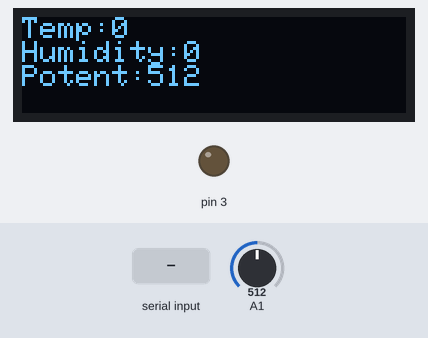
Bench run of a sketch on a simulated Arduino Uno, built with avr-gcc and run on an emulated ATmega328P. Parts: 128×32 one-colour display, output pins drawn as LEDs (lit = HIGH). The test bench sets the inputs (shaded band); at power-on: A1 = 512. What the sketch prints to the serial monitor is not drawn.

Above: at 1.9 s.
2.0 s: "90,45\n" received over Serial
At 3.6 s:
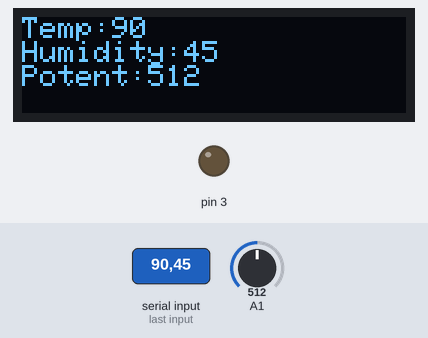
4.6 s: A1 set to 98
At 5.9 s:
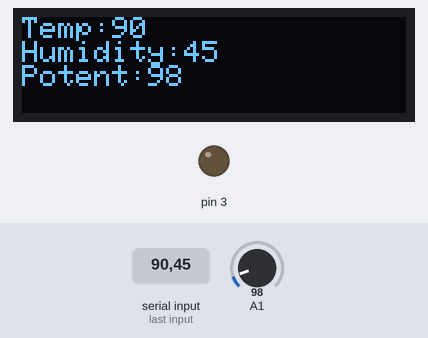
6.2 s: A1 set to 82
At 7.3 s:
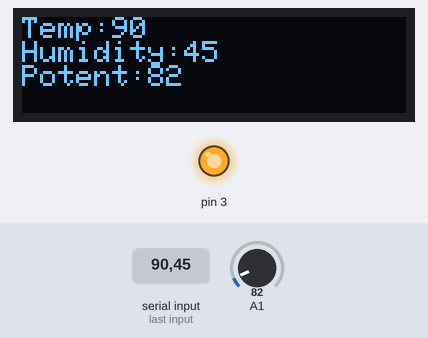
7.8 s: "30,150\n" received over Serial
At 9.4 s:
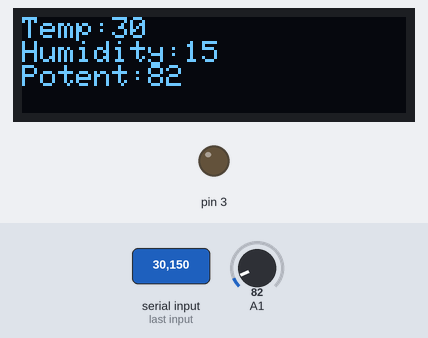
10.5 s: A1 set to 122
At 11.8 s:
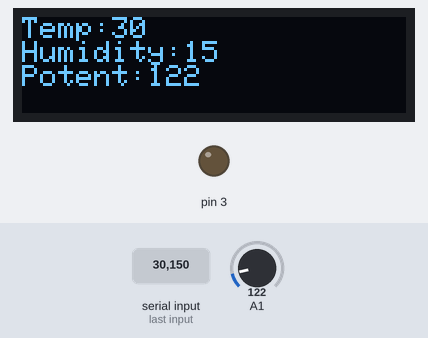
Timing chart, 0 to 13.1 s (numbered marks = the images above; inputs shaded):
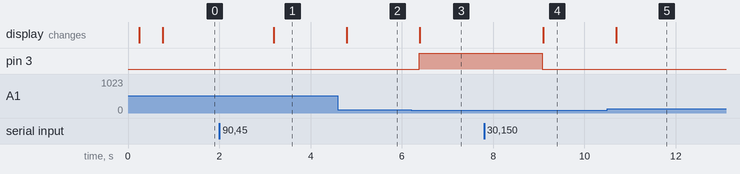

Measured:
- the behaviour switches between 90 and 89 on A1 (found by bisection; images 2 and 3)
- after the input at 2.0 s, the display: changes after 1.2 s (image 1)
- after the input at 4.6 s, the display: changes after 0.19 s (image 2)
- after the input at 6.2 s, pin 3: LOW → HIGH after 0.18 s; the display: changes after 0.19 s (image 3)
- after the input at 7.8 s, pin 3: HIGH → LOW after 1.3 s; the display: changes after 1.3 s (image 4)
- after the input at 10.5 s, the display: changes after 0.20 s (image 5)

The sketch:

potentiometer.ino
```cpp
#include <SPI.h>
#include <Wire.h>
#include <Adafruit_GFX.h>
#include <Adafruit_SSD1306.h>

#define SCREEN_WIDTH 128 // OLED display width, in pixels
#define SCREEN_HEIGHT 32 // OLED display height, in pixels

// Declaration for an SSD1306 display connected to I2C (SDA, SCL pins)
#define OLED_RESET     -1 // Reset pin # (or -1 if sharing Arduino reset pin)
Adafruit_SSD1306 display(SCREEN_WIDTH, SCREEN_HEIGHT, &Wire, OLED_RESET);


int weathertemp = 0;
int humid = 0;
String a;

void setup() {
  // initialize serial communication at 9600 bits per second:
  Serial.begin(9600);
  pinMode(3,OUTPUT);

  if(!display.begin(SSD1306_SWITCHCAPVCC, 0x3C)) {
    Serial.println(F("SSD1306 allocation failed"));
  }
  delay(200);
  display.clearDisplay();
  display.setTextSize(1);
  display.setCursor(0,0);

  display.setTextColor(WHITE);
  display.println("Hello");
  display.display();
  delay(250);
  display.clearDisplay();
  delay(250);


}

// the loop routine runs over and over again forever:
void loop() {
  // read the input on analog pin 0:

  if (Serial.available() > 0) {
    a = "";
    weathertemp = 0;
    for (int i = 0; i<=Serial.available(); i++){
    a = Serial.readString();
    }

    weathertemp = a.substring(0,3).toInt();
    humid = a.substring(3,5).toInt();
    Serial.print("Temprature is ");
    Serial.println(weathertemp);
    Serial.print("Humidity is ");
    Serial.println(humid);
    delay(100);


  }

  int sensorValue = analogRead(A1);
  // print out the value you read:
  //Serial.println(sensorValue);
  if (sensorValue<weathertemp) {
    digitalWrite(3,HIGH);
  }
  else {
    digitalWrite(3,LOW);
  }
  display.setCursor(0,0);
  display.print("Temp:");
  display.println(weathertemp);
  display.print("Humidity:");
  display.println(humid);
  display.print("Potent:");
  display.println(sensorValue);
  display.display();
  delay(250);
  display.clearDisplay();// delay in between reads for stability
}
```
